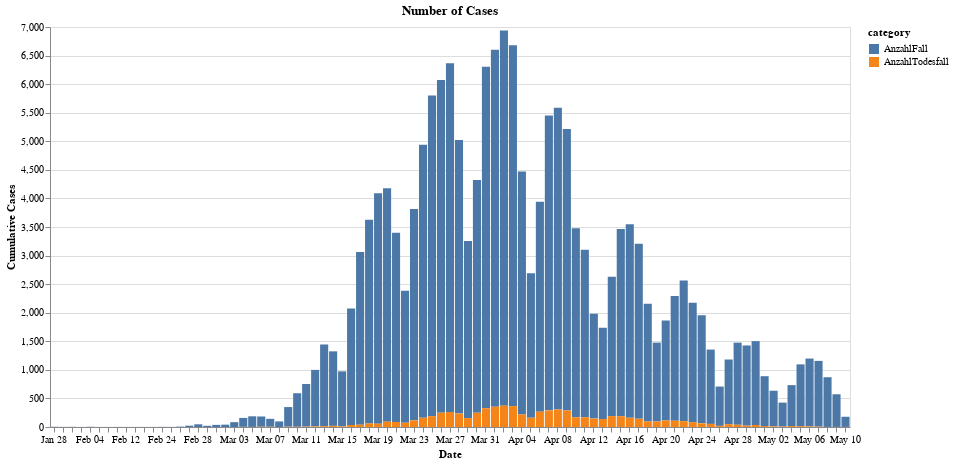

The notebook cell saved with this chart:
### Code cell
alt.Chart(df_daily)\
        .mark_bar(point=True)\
        .encode(x=alt.X('monthdate(Meldedatum):O', title='Date'),\
                y=alt.Y('mean(Number):Q', title='Cumulative Cases'),\
                color='category')\
        .properties(width=800, height=400, title='Number of Cases')

### Figure 1 — Vega-Lite specification as saved in the notebook (floating-point values rounded to 4 significant figures; data arrays with more than 128 entries replaced by an {"elided": "..."} marker saying what was removed)
{"config": {"view": {"continuousWidth": 400, "continuousHeight": 300}}, "data": {"name": "data-325c98ddc3d7c908058acb631c6cacfe"}, "mark": {"type": "bar", "point": true}, "encoding": {"color": {"type": "nominal", "field": "category"}, "x": {"type": "ordinal", "field": "Meldedatum", "timeUnit": "monthdate", "title": "Date"}, "y": {"type": "quantitative", "aggregate": "mean", "field": "Number", "title": "Cumulative Cases"}}, "height": 400, "title": "Number of Cases", "width": 800, "$schema": "https://vega.github.io/schema/vega-lite/v4.8.1.json", "datasets": {"data-325c98ddc3d7c908058acb631c6cacfe": {"elided": "178 records"}}}
